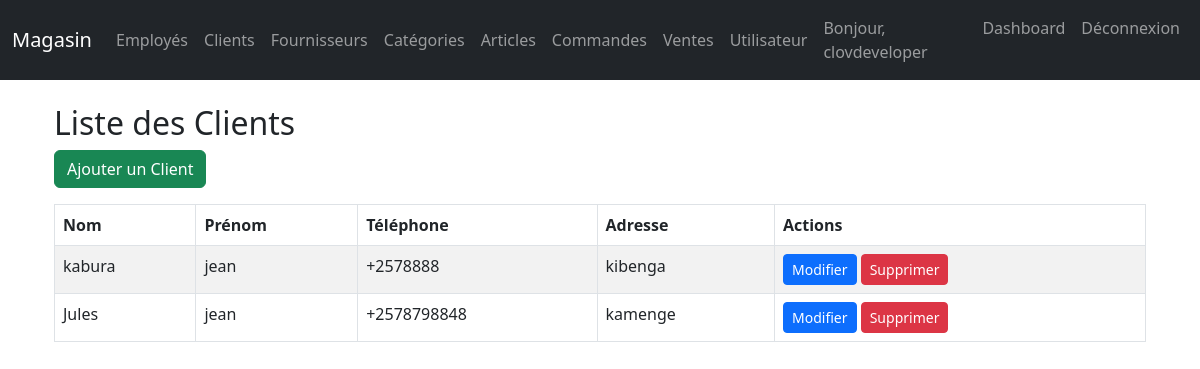
Page /clients/ (signed in) on the committed database.
### shop/models.py (models this page shows, shortened)
class AppUser(AbstractUser):
    ROLE_CHOICES = (
        ('admin', 'Admin'),
        ('employee', 'Employee'),
        ('user', 'User'),
    )
    telephone = models.CharField(max_length=15)
    cni = models.CharField(max_length=15)
    adresse = models.CharField(max_length=50)
    role = models.CharField(max_length=10, choices=ROLE_CHOICES, default='user')

class Client(models.Model):
    nom = models.CharField(max_length=50)
    prenom = models.CharField(max_length=50)
    telephone = models.CharField(max_length=50)
    adresse = models.CharField(max_length=50)

### shop/views.py (the view)
# urls.py: path('clients/', views.client_list, name='client_list'),
@login_required
def client_list(request):
    clients = Client.objects.all()
    return render(request, 'shop/client_list.html', {'clients': clients})

### templates/shop/client_list.html
{% extends 'base.html' %}
{% block content %}
<div class="container mt-4">
    <h2>Liste des Clients</h2>
    <a href="{% url 'client_create' %}" class="btn btn-success mb-3">Ajouter un Client</a>
    <table class="table table-bordered table-striped">
        <thead class="thead-dark">
            <tr>
                <th>Nom</th>
                <th>Prénom</th>
                <th>Téléphone</th>
                <th>Adresse</th>
                <th>Actions</th>
            </tr>
        </thead>
        <tbody>
            {% for client in clients %}
            <tr>
                <td>{{ client.nom }}</td>
                <td>{{ client.prenom }}</td>
                <td>{{ client.telephone }}</td>
                <td>{{ client.adresse }}</td>
                <td>
                    <a href="{% url 'client_update' client.id %}" class="btn btn-primary btn-sm">Modifier</a>
                    <a href="{% url 'client_delete' client.id %}" class="btn btn-danger btn-sm">Supprimer</a>
                </td>
            </tr>
            {% endfor %}
        </tbody>
    </table>
</div>
{% endblock %}

### templates/base.html (shortened to what this page needs)
<!DOCTYPE html>
<html lang="fr">
<head>
    <link href="https://cdn.jsdelivr.net/npm/bootstrap@5.3.0/dist/css/bootstrap.min.css" rel="stylesheet">
</head>
<body>
<nav class="navbar navbar-expand-lg navbar-dark bg-dark mb-4">
    <div class="container-fluid">
        <a class="navbar-brand" href="{% url 'home' %}">Magasin</a>
        <div class="collapse navbar-collapse" id="navbarLinks">
            <ul class="navbar-nav me-auto mb-2 mb-lg-0">
                <li class="nav-item">
                    <a class="nav-link" href="{% url 'employe_list' %}">Employés</a>
                </li>
                <li class="nav-item">
                    <a class="nav-link" href="{% url 'client_list' %}">Clients</a>
                </li>
                <li class="nav-item">
                    <a class="nav-link" href="{% url 'fournisseur_list' %}">Fournisseurs</a>
                </li>
                <li class="nav-item">
                    <a class="nav-link" href="{% url 'categorie_list' %}">Catégories</a>
                </li>
                <li class="nav-item">
                    <a class="nav-link" href="{% url 'article_list' %}">Articles</a>
                </li>
                <li class="nav-item">
                    <a class="nav-link" href="{% url 'commande_list' %}">Commandes</a>
                </li>
                <li class="nav-item">
                    <a class="nav-link" href="{% url 'vente_list' %}">Ventes</a>
                </li>
                <li class="nav-item">
                    <a class="nav-link" href="{% url 'appuser_list' %}">Utilisateur</a>
                </li>
            </ul>
            <ul class="navbar-nav ms-auto">
                {% if user.is_authenticated %}
                <li class="nav-item">
                    <span class="nav-link">Bonjour, {{ user.username }}</span>
                </li>
                {% if user.role == 'admin' %}
                <li class="nav-item">
                    <a class="nav-link" href="{% url 'admin_dashboard' %}">Dashboard</a>
                </li>
                {% endif %}
                <li class="nav-item">
                    <a class="nav-link" href="{% url 'logout' %}">Déconnexion</a>
                </li>
                {% else %}
                <li class="nav-item">
                    <a class="nav-link" href="{% url 'login' %}">Connexion</a>
                </li>
                {% endif %}
            </ul>
        </div>
    </div>
</nav>
<div class="container">
    {% block content %}{% endblock %}
</div>
</body>
</html>

### rows in the picture
AppUser: username "clovdeveloper"
Client: nom "kabura", prenom "jean", telephone "+2578888", adresse "kibenga"
Client: nom "Jules", prenom "jean", telephone "+2578798848", adresse "kamenge"
